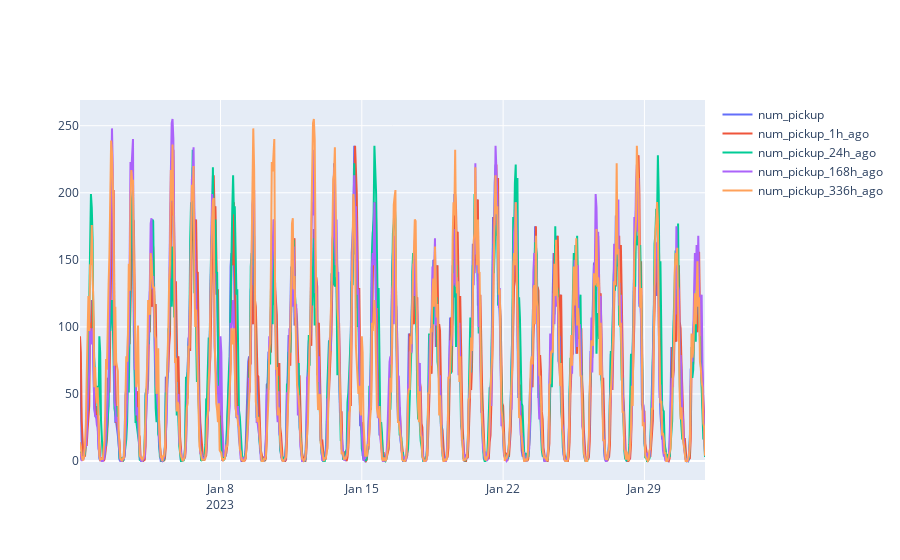

Notebook code cell kept with this figure:
### Code cell
plot_ts(df_with_lags, series=["num_pickup", "num_pickup_1h_ago", "num_pickup_24h_ago", "num_pickup_168h_ago", "num_pickup_336h_ago"], locations=[43], plot_from=datetime(2023,1,1))

### Figure 1 — Plotly figure (JSON) as saved in the notebook; plotly's stock layout.template omitted (floating-point values rounded to 4 significant figures; data arrays with more than 128 entries replaced by an {"elided": "..."} marker saying what was removed)
{"data": [{"mode": "lines", "name": "num_pickup", "type": "scatter", "x": {"elided": "744 str values"}, "y": {"elided": "744 int values"}}, {"mode": "lines", "name": "num_pickup_1h_ago", "type": "scatter", "x": {"elided": "744 str values"}, "y": {"elided": "744 int values"}}, {"mode": "lines", "name": "num_pickup_24h_ago", "type": "scatter", "x": {"elided": "744 str values"}, "y": {"elided": "744 int values"}}, {"mode": "lines", "name": "num_pickup_168h_ago", "type": "scatter", "x": {"elided": "744 str values"}, "y": {"elided": "744 int values"}}, {"mode": "lines", "name": "num_pickup_336h_ago", "type": "scatter", "x": {"elided": "744 str values"}, "y": {"elided": "744 int values"}}], "layout": {}}
